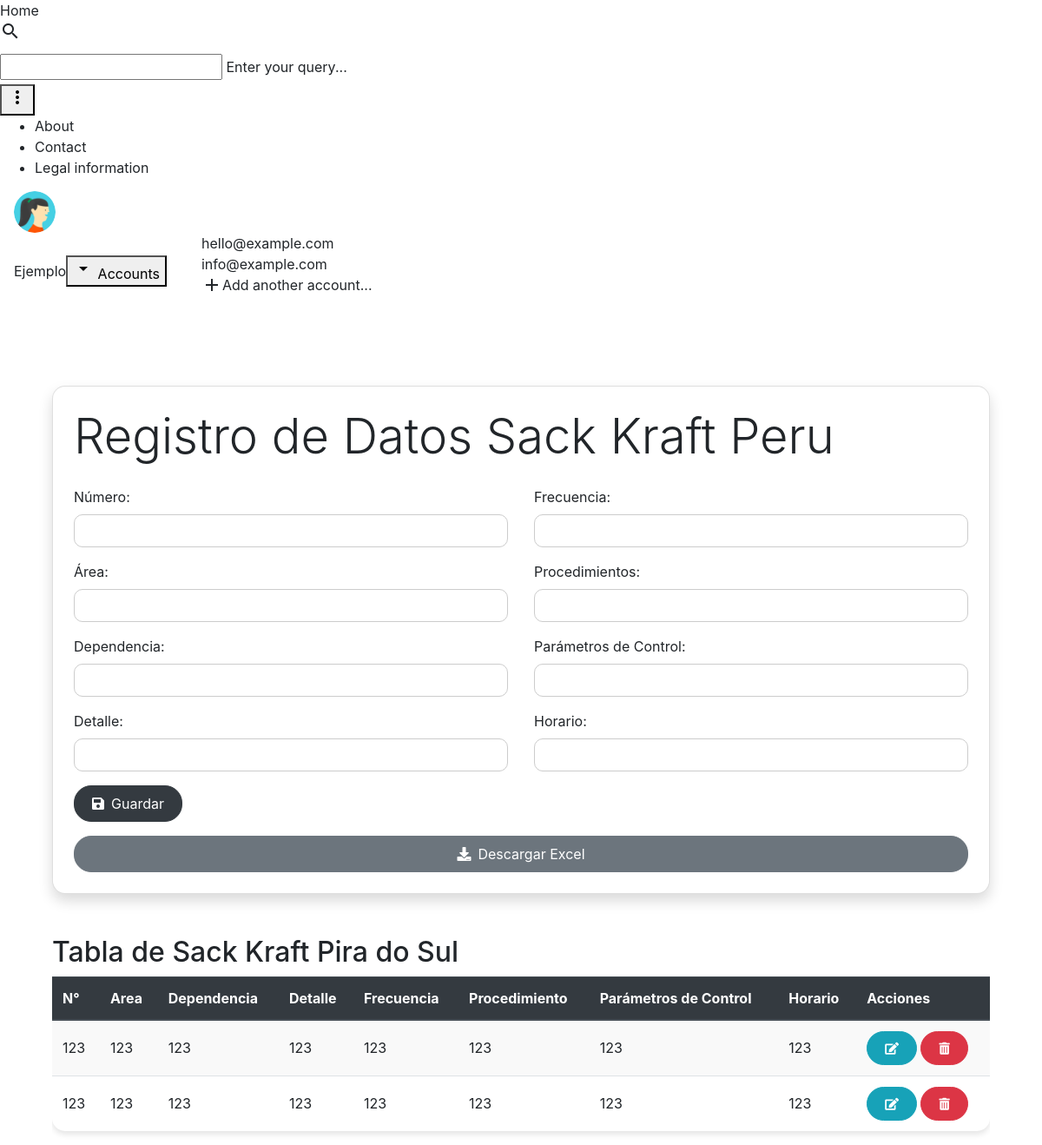
The app's page /piraidosul/, older data.
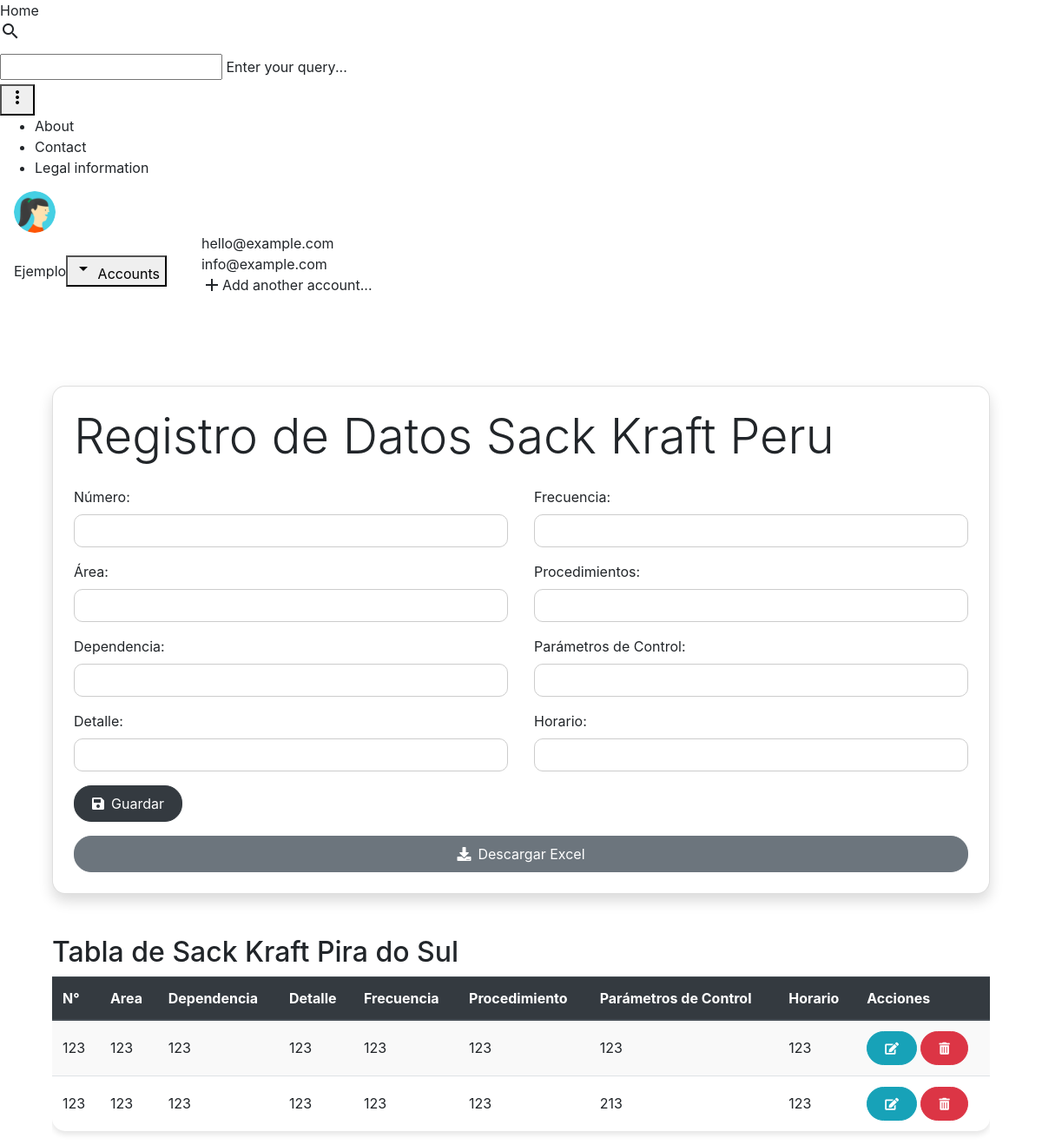
The same page, newer data.
### catalog/models.py (models this page shows, shortened)
class PiraidoSul(models.Model):
    numero = models.IntegerField()
    area = models.CharField(max_length=100, default='')
    dependencia = models.CharField(max_length=100)
    detalle = models.TextField()
    frecuencia = models.CharField(max_length=100)
    procedimientos = models.TextField()
    parametro_control = models.CharField(max_length=100)
    horario = models.CharField(max_length=100)
    class Meta:
        db_table = 'piraidosul'

### catalog/views.py (the view)
# urls.py: path('piraidosul/', views.piraidosul,name='piraidosul'),
def piraidosul(request):
    if request.method == 'POST':
        form = PiraidoSulForm(request.POST, request.FILES)
        if form.is_valid():
            form.save()
            messages.success(request, 'Datos ingresados correctamente')
            return redirect('piraidosul')
        else:
            messages.error(request, 'Error al ingresar los datos. Por favor, revise los datos ingresados.')
    else:
        form = PiraidoSulForm()
    piraidosul = PiraidoSul.objects.all()
    return render(request, 'Instalaciones/Biopackaging/Sack-Kraft/PiraidoSul.html', {'form': form, 'piraidosul':piraidosul})

### catalog/forms.py
class PiraidoSulForm(forms.ModelForm):
    class Meta:
        model = PiraidoSul
        fields = '__all__'

### Templates/Instalaciones/Biopackaging/Sack-Kraft/PiraidoSul.html (shortened to what the changed rows need)
{% extends 'base.html' %}
{% load static %}
{% block content %}
<div class="container">
    <div class="card p-4 shadow">
        <h1 class="display-4 mb-4">Registro de Datos Sack Kraft Peru</h1>
    </div>
</div>
<div class="container mt-5">
    <h2>Tabla de Sack Kraft Pira do Sul</h2>
    <div class="table-responsive">
        <table class="table table-striped table-hover">
            <thead class="thead-dark">
                <tr>
                    <th scope="col">N°</th>
                    <th scope="col">Area</th>
                    <th scope="col">Dependencia</th>
                    <th scope="col">Detalle</th>
                    <th scope="col">Frecuencia</th>
                    <th scope="col">Procedimiento</th>
                    <th scope="col">Parámetros de Control</th>
                    <th scope="col">Horario</th>
                    <th scope="col">Acciones</th>
                </tr>
            </thead>
        <tbody>
            {% for dato in piraidosul %}
            <tr>
                <td>{{ dato.numero }}</td>
                <td>{{ dato.area}}</td>
                <td>{{ dato.dependencia }}</td>
                <td>{{ dato.detalle }}</td>
                <td>{{ dato.frecuencia }}</td>
                <td>{{ dato.procedimientos }}</td>
                <td>{{ dato.parametro_control }}</td>
                <td>{{ dato.horario }}</td>
                <td>
                    <a href="{% url 'modificar_piraidosul' dato.id %}" class="btn btn-info btn-sm"><i class="fas fa-edit"></i></a>
                    <form method="post" action="{% url 'eliminar_piraidosul' dato.id %}" style="display: inline;">
                        <button type="submit" class="btn btn-danger btn-sm" onclick="return confirm('¿Estás seguro de que deseas eliminar este dato?')"><i class="fas fa-trash-alt"></i></button>
                    </form>
                </td>
            </tr>
            {% endfor %}
        </tbody>
    </table>
</div>
<link rel="stylesheet" href="https://maxcdn.bootstrapcdn.com/bootstrap/4.5.2/css/bootstrap.min.css">
<link rel="stylesheet" href="https://cdnjs.cloudflare.com/ajax/libs/font-awesome/5.15.4/css/all.min.css">
<link rel="stylesheet" href="{% static 'stylecmpc.css' %}">
{% endblock %}

Row changes from the older to the newer data that the page shows:
removed PiraidoSul: numero "123", area "123", dependencia "123", detalle "123", frecuencia "123", procedimientos "123", parametro_control "123", horario "123"
added PiraidoSul: numero "123", area "123", dependencia "123", detalle "123", frecuencia "123", procedimientos "123", parametro_control "213", horario "123"
